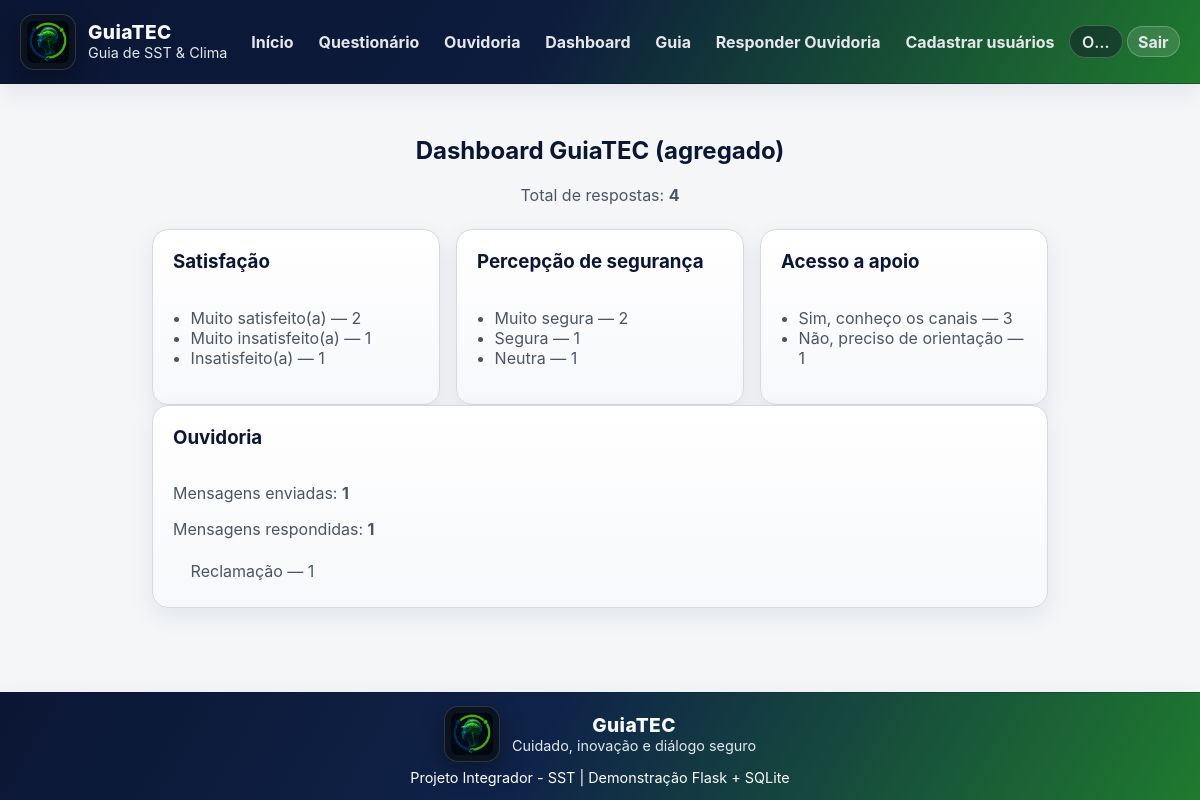
/dashboard (signed in), run on the app's committed database.
### app.py (models this page shows)
    class SurveyResponse(db.Model):  # type: ignore[name-defined]
        __tablename__ = "survey_responses"
        id = db.Column(db.Integer, primary_key=True)
        satisfaction = db.Column(db.String(50), nullable=False)
        safety_perception = db.Column(db.String(50), nullable=False)
        support_access = db.Column(db.String(50), nullable=False)
        comments = db.Column(db.Text, nullable=True)
        created_at = db.Column(db.DateTime, default=datetime.utcnow, nullable=False)

    class OuvidoriaMessage(db.Model):  # type: ignore[name-defined]
        __tablename__ = "ouvidoria_messages"
        id = db.Column(db.Integer, primary_key=True)
        user_id = db.Column(db.Integer, db.ForeignKey("users.id"), nullable=False)
        category = db.Column(db.String(40), nullable=False)
        title = db.Column(db.String(200), nullable=False)
        description = db.Column(db.Text, nullable=False)
        response = db.Column(db.Text, nullable=True)
        responded_at = db.Column(db.DateTime, nullable=True)
        created_at = db.Column(db.DateTime, default=datetime.utcnow, nullable=False)
        user = db.relationship("User", backref=db.backref("messages", lazy=True))

### app.py (the view)
    @app.route("/dashboard")
    @admin_required
    def dashboard() -> str:
        total = SurveyResponse.query.count()
        satisfaction_counts = _count_by_field(SurveyResponse.satisfaction)
        safety_counts = _count_by_field(SurveyResponse.safety_perception)
        support_counts = _count_by_field(SurveyResponse.support_access)
        total_messages = OuvidoriaMessage.query.count()
        answered_messages = OuvidoriaMessage.query.filter(
            OuvidoriaMessage.responded_at.isnot(None)
        ).count()
        message_counts = _count_messages_by_type()
        return render_template(
            "dashboard.html",
            total=total,
            satisfaction_counts=satisfaction_counts,
            safety_counts=safety_counts,
            support_counts=support_counts,
            total_messages=total_messages,
            answered_messages=answered_messages,
            message_counts=message_counts,
        )

### templates/dashboard.html
{% extends 'base.html' %}
{% block content %}
<div class="dashboard-header">
  <h2>Dashboard GuiaTEC (agregado)</h2>
  <p>Total de respostas: <strong>{{ total }}</strong></p>
</div>
<section class="grid">
  <article class="card">
    <h3>Satisfação</h3>
    <ul>
      {% for label, count in satisfaction_counts %}
        <li>{{ label }} — {{ count }}</li>
      {% else %}
        <li>Sem respostas registradas.</li>
      {% endfor %}
    </ul>
  </article>
  <article class="card">
    <h3>Percepção de segurança</h3>
    <ul>
      {% for label, count in safety_counts %}
        <li>{{ label }} — {{ count }}</li>
      {% else %}
        <li>Sem respostas registradas.</li>
      {% endfor %}
    </ul>
  </article>
  <article class="card">
    <h3>Acesso a apoio</h3>
    <ul>
      {% for label, count in support_counts %}
        <li>{{ label }} — {{ count }}</li>
      {% else %}
        <li>Sem respostas registradas.</li>
      {% endfor %}
    </ul>
  </article>
</section>
<section class="grid">
  <article class="card">
    <h3>Ouvidoria</h3>
    <p>Mensagens enviadas: <strong>{{ total_messages }}</strong></p>
    <p>Mensagens respondidas: <strong>{{ answered_messages }}</strong></p>
    <ul class="compact-list">
      {% for label, count in message_counts %}
        <li>{{ label }} — {{ count }}</li>
      {% else %}
        <li>Nenhuma mensagem registrada.</li>
      {% endfor %}
    </ul>
  </article>
</section>
{% endblock %}

### templates/base.html (shortened to what this page needs)
<!doctype html>
<html lang="pt-BR">
  <head>
    <link rel="stylesheet" href="{{ url_for('static', filename='style.css') }}" />
  </head>
  <body>
    <header class="page-header">
      <div class="brand">
        <img src="{{ url_for('static', filename='guidetec-logo.jpeg') }}" alt="Logo GuiaTEC" />
        <div class="brand-text">
          <span class="brand-name">GuiaTEC</span>
          <span class="brand-sub">Guia de SST & Clima</span>
        </div>
      </div>
      <nav>
        <a href="{{ url_for('index') }}">Início</a>
        {% if g.user %}
          <a href="{{ url_for('survey') }}">Questionário</a>
          <a href="{{ url_for('ouvidoria') }}">Ouvidoria</a>
          {% if g.user.role == 'admin' %}
            <a href="{{ url_for('dashboard') }}">Dashboard</a>
            <a href="{{ url_for('guide') }}">Guia</a>
            <a href="{{ url_for('ouvidoria_respostas') }}">Responder Ouvidoria</a>
            <a href="{{ url_for('register') }}">Cadastrar usuários</a>
          {% endif %}
          <span class="nav-user">
            Olá, {{ g.user.preferred_name or g.user.name }} ({{ 'ADM' if g.user.role == 'admin' else 'Colaborador' }})
          </span>
          <a href="{{ url_for('logout') }}" class="pill">Sair</a>
        {% else %}
          <a href="{{ url_for('login') }}">Entrar</a>
          <a href="{{ url_for('register') }}" class="pill">Cadastro</a>
        {% endif %}
      </nav>
    </header>
    <main class="content">
      {% block content %}{% endblock %}
    </main>
    <footer class="page-footer">
      <div class="brand">
        <img src="{{ url_for('static', filename='guidetec-logo.jpeg') }}" alt="Logo GuiaTEC" />
        <div class="brand-text">
          <span class="brand-name">GuiaTEC</span>
          <span class="brand-sub">Cuidado, inovação e diálogo seguro</span>
        </div>
      </div>
      <p>Projeto Integrador - SST | Demonstração Flask + SQLite</p>
    </footer>
  </body>
</html>

### static/style.css (style rules this page uses)
:root { --navy: #0d1b3d; --navy-ink: #0b1633; --green: #1f7a2e; --green-bright: #2f9c41; --bg: #f4f6f8; --card: #ffffff; --text: #16181d; --muted: #4b5563; --border: #d6d9df; --shadow: 0 8px 24px rgba(13, 27, 61, 0.08); }
* { box-sizing: border-box; }
body { margin: 0; font-family: "Inter", system-ui, -apple-system, sans-serif; color: var(--text); background: #f4f6f8; min-height: 100vh; display: flex; flex-direction: column; }
.page-header, .page-footer { background: linear-gradient(120deg, var(--navy-ink) 0%, var(--navy) 45%, var(--green) 100%); color: #f8fafc; border-bottom: 1px solid rgba(12, 18, 38, 0.35); padding: 0.85rem 1.25rem; display: flex; justify-content: space-between; align-items: center; gap: 0.85rem; flex-wrap: nowrap; overflow-x: auto; box-shadow: var(--shadow); }
.page-footer { border-top: 1px solid rgba(12, 18, 38, 0.35); border-bottom: none; margin-top: 2rem; font-size: 0.9rem; color: #f0f4f8; justify-content: center; text-align: center; background: linear-gradient(120deg, var(--navy-ink) 0%, #0f2349 45%, var(--green) 100%); flex-direction: column; gap: 0.35rem; }
.page-footer p { margin: 0.1rem 0 0; color: #ffffff; }
.brand { display: inline-flex; align-items: center; gap: 0.75rem; color: #f8fafc; text-decoration: none; flex-shrink: 0; }
.brand img { width: 56px; height: 56px; border-radius: 14px; border: 1px solid rgba(255, 255, 255, 0.15); box-shadow: 0 8px 24px rgba(0, 0, 0, 0.35); background: #0b1220; padding: 6px; }
.brand-text { display: flex; flex-direction: column; line-height: 1.2; }
.brand-name { font-weight: 800; font-size: 1.2rem; letter-spacing: 0.4px; }
.brand-sub { font-size: 0.9rem; color: #e2e8f0; }
nav a { margin-left: 0.5rem; color: #e5e7eb; text-decoration: none; font-weight: 700; padding: 0.3rem 0.65rem; border-radius: 999px; transition: all 0.2s ease; }
nav .pill { background: rgba(255, 255, 255, 0.12); border: 1px solid rgba(255, 255, 255, 0.24); }
.page-header nav { display: flex; flex-wrap: nowrap; align-items: center; justify-content: flex-end; gap: 0.25rem; overflow-x: auto; padding: 0.1rem 0; white-space: nowrap; flex: 1; }
.page-header nav a, .page-header .nav-user { margin-left: 0; }
.nav-user { color: #e5e7eb; font-weight: 600; margin-left: 0; padding: 0.35rem 0.75rem; border-radius: 999px; border: 1px solid rgba(255, 255, 255, 0.22); background: rgba(17, 24, 39, 0.5); white-space: nowrap; max-width: 220px; overflow: hidden; text-overflow: ellipsis; }
.content { max-width: 960px; margin: 0 auto; padding: 2rem; width: 100%; flex: 1; }
.dashboard-header { text-align: center; margin-bottom: 1.5rem; }
.grid { display: grid; grid-template-columns: repeat(auto-fit, minmax(260px, 1fr)); gap: 1rem; }
.card { background: linear-gradient(180deg, #ffffff 0%, #f7f8fb 100%); border: 1px solid var(--border); border-radius: 16px; padding: 1.25rem; box-shadow: var(--shadow); }
.card h3 { margin-top: 0; color: var(--navy-ink); display: inline-flex; align-items: center; gap: 0.5rem; }
.card ul { padding-left: 1.1rem; color: var(--muted); }
h2, h3 { color: var(--navy-ink); }
p { color: var(--muted); }
ul { color: var(--text); }
.compact-list { list-style: none; padding: 0; margin: 0.5rem 0 0; }
.compact-list li { padding: 0.35rem 0; border-bottom: 1px dashed var(--border); color: var(--muted); }
.compact-list li:last-child { border-bottom: none; }

### data on the page
SurveyResponse: safety_perception "Muito segura", id "2"
SurveyResponse: safety_perception "Segura", count "1", support_access "Não, preciso de orientação"
SurveyResponse: safety_perception "Neutra", id "1"
SurveyResponse: support_access "Sim, conheço os canais", id "3"
OuvidoriaMessage: category "Reclamação", id "1"

### other printed values
{{ total }} "4"
{{ label }} "Muito satisfeito(a)" "Muito insatisfeito(a)" "Insatisfeito(a)"
{{ count }} "2" "1" "1"
{{ total_messages }} "1"
{{ answered_messages }} "1"
